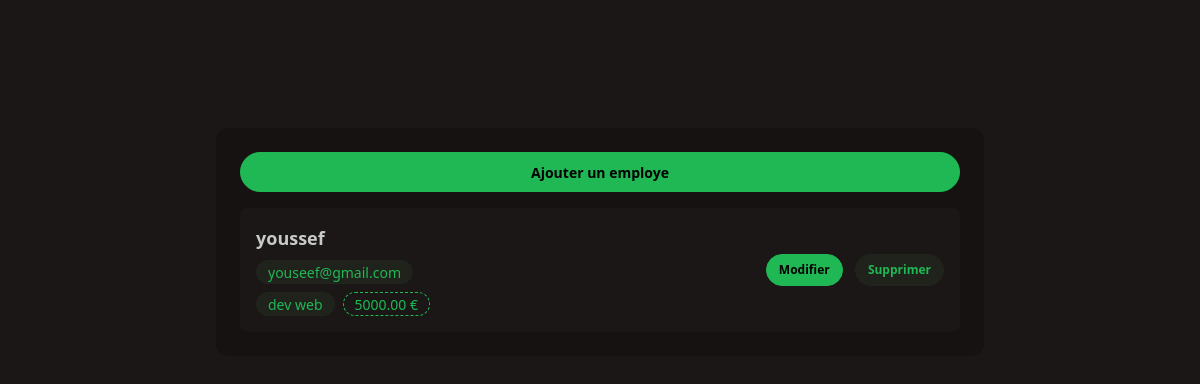
The app's page /, older data.
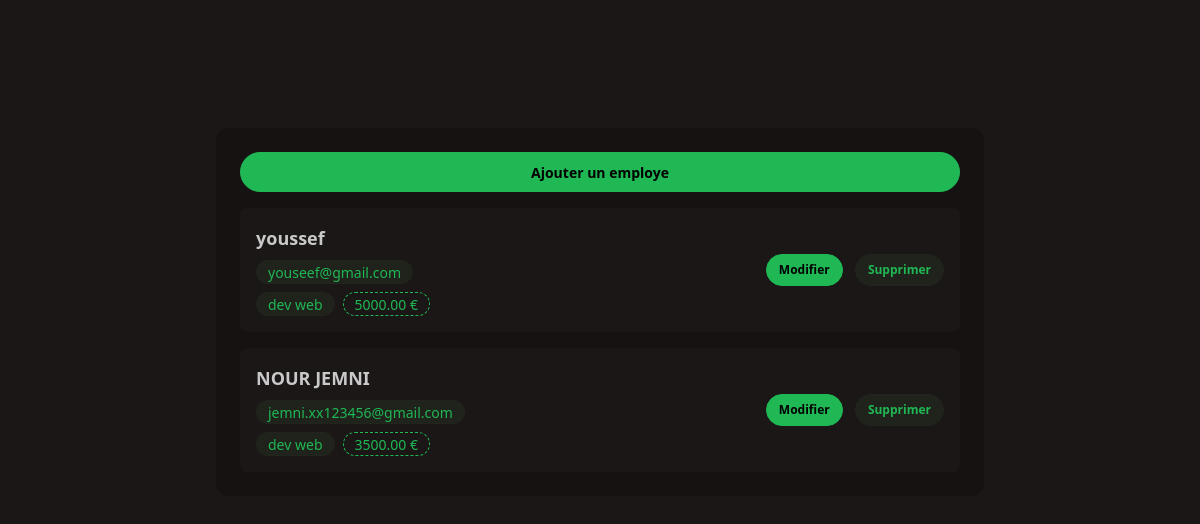
The same page, newer data.
### employe/models.py (models this page shows, shortened)
class Employe(models.Model):
    nom= models.CharField(max_length=100)
    email =models.EmailField()
    poste = models.CharField(max_length=100)
    salaire = models.DecimalField(max_digits=10 , decimal_places=2)

### employe/views.py (the view)
# urls.py: path("", views.liste_employes , name="liste_employes" ),
def liste_employes(request):
    employes = Employe.objects.all()
    return render(request , 'employe/list.html' , {'employes' : employes})

### employe/templates/employe/list.html
{% extends 'employe/base.html' %}
{% block content %}
<div class="w-full bg-base-200">
    <div class="mb-4">
        <a href="{% url 'ajouter_employe'  %}" class="btn btn-primary w-full">Ajouter un employe</a>
    </div>
    <div class="space-y-4 w-full">
        {% for emp in employes %}
        <div class="p-4 bg-base-100 rounded-lg w-full flex justify-between items-center">
            <div class="space-y-2">
                <p class="font-bold text-lg">{{emp.nom}}</p>
                <p class="badge badge-soft badge-primary">{{emp.email}}</p>
                <div class="flex gap-2">
                    <p class="badge badge-soft badge-primary">{{emp.poste}}</p>
                    <p class="badge badge-dash badge-primary">{{emp.salaire}} €</p>
                </div>
            </div>
            <div class="space-x-2">
                <a href="{% url 'modifier_employe' emp.id   %}" class="btn btn-primary  btn-sm">Modifier</a>
                <a href="{% url 'supprimer_employe' emp.id   %}" class="btn btn-primary btn-soft btn-sm">Supprimer</a>
            </div>
        </div>
        {% endfor %}
    </div>
</div>
{% endblock %}

### employe/templates/employe/base.html (shortened to what this page needs)
<!DOCTYPE html>
<html lang="en" data-theme="forest">
<head>
    <link href="https://cdn.jsdelivr.net/npm/daisyui@5" rel="stylesheet" type="text/css" />
    <script src="https://cdn.jsdelivr.net/npm/@tailwindcss/browser@4"></script>
    <link href="https://cdn.jsdelivr.net/npm/daisyui@5/themes.css" rel="stylesheet" type="text/css" />
</head>
<body>
    <div class="flex justify-center mt-32">
        <div class="flex flex-col w-3xl bg-base-200 rounded-xl p-6">
            <div class="w-full h-fit">
                {% block content %}
                {% endblock %}
            </div>
        </div>
    </div>
</body>
</html>

Row changes from the older to the newer data that the page shows:
added Employe: nom "NOUR JEMNI", email "jemni.xx123456@gmail.com", poste "dev web", salaire "3500.00"
